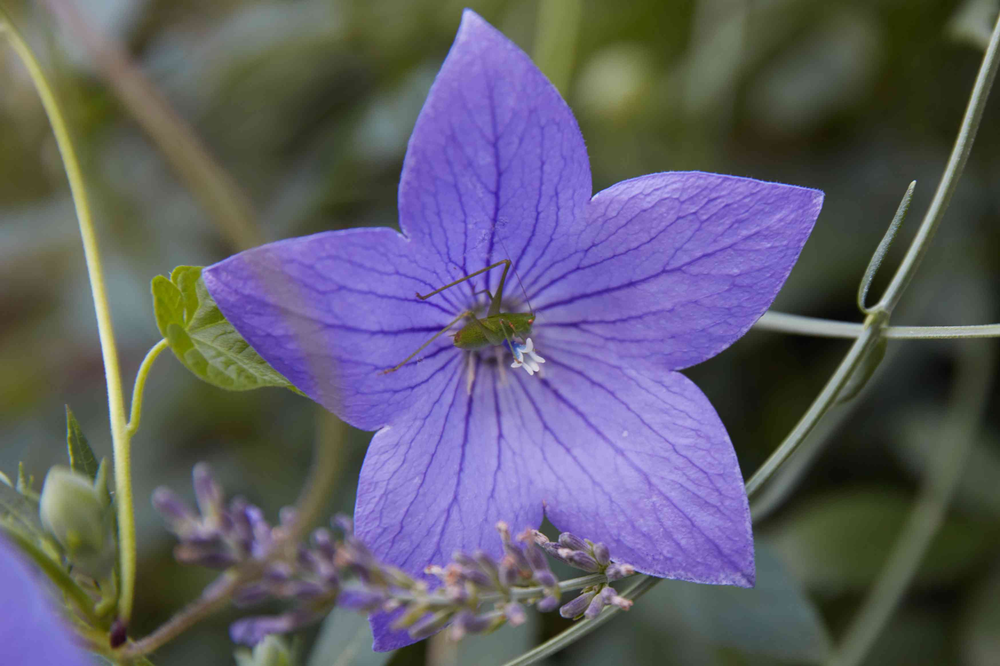
#> input picture plant.png, 1000 x 666 px, shrunk from 3496 x 2330 before the run
$ jupyter execute task.ipynb
#> lines starting #> are read from the running program, lines starting #| are printed output that depends on the picture
[cell 1]
import matplotlib.pyplot as plt
import cv2
import numpy as np

[cell 2]
plant = cv2.imread("plant.png")
#> plant is the input picture: shape (666, 1000, 3); mean B, G, R 105.2, 92.8, 95.2
plt.imshow(cv2.cvtColor(plant,cv2.COLOR_BGR2RGB))
plt.show()

[cell 3]
hist = cv2.calcHist([plant],[0], None, [256], [0,256])
#> hist = 256 values, max 10199 at index 59, min 2 at index 254, mean 2601.6

[cell 4]
intensity_values = np.array([x for x in range(hist.shape[0])])
#> intensity_values = 256 values from 0 to 255

[cell 5]
color = ('blue','green','red')
for i,col in enumerate(color):
    histr = cv2.calcHist([plant],[i],None,[256],[0,256])
    plt.plot(intensity_values,histr,color = col,label=col+" channel")

    plt.xlim([0,256])
plt.legend()
plt.title("Histogram Channels")
plt.show()
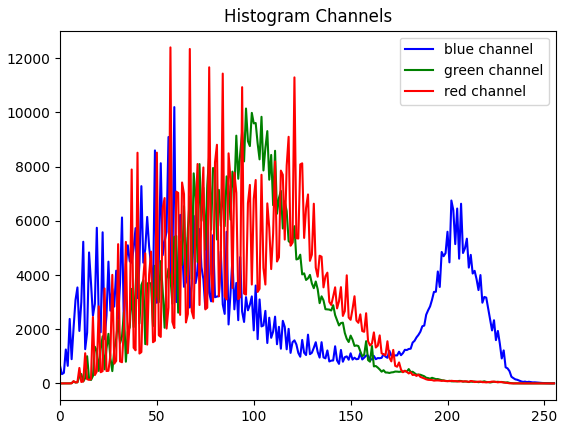
#> figure drawn by matplotlib, 1 panel; curve peaks at x = 59, y = 10199; curve peaks at x = 96, y = 10147; curve peaks at x = 57, y = 12403

[cell 6]
def plot_image(image_1, image_2,title_1="Orignal", title_2="New Image"):
    plt.figure(figsize=(10,10))
    plt.subplot(1, 2, 1)
    plt.imshow(image_1,cmap="gray")
    plt.title(title_1)
    plt.subplot(1, 2, 2)
    plt.imshow(image_2,cmap="gray")
    plt.title(title_2)
    plt.show()

[cell 7]
alpha = 1 # Simple contrast control
beta = -200  # Simple brightness control
new_image = cv2.convertScaleAbs(plant, alpha=alpha, beta=beta)
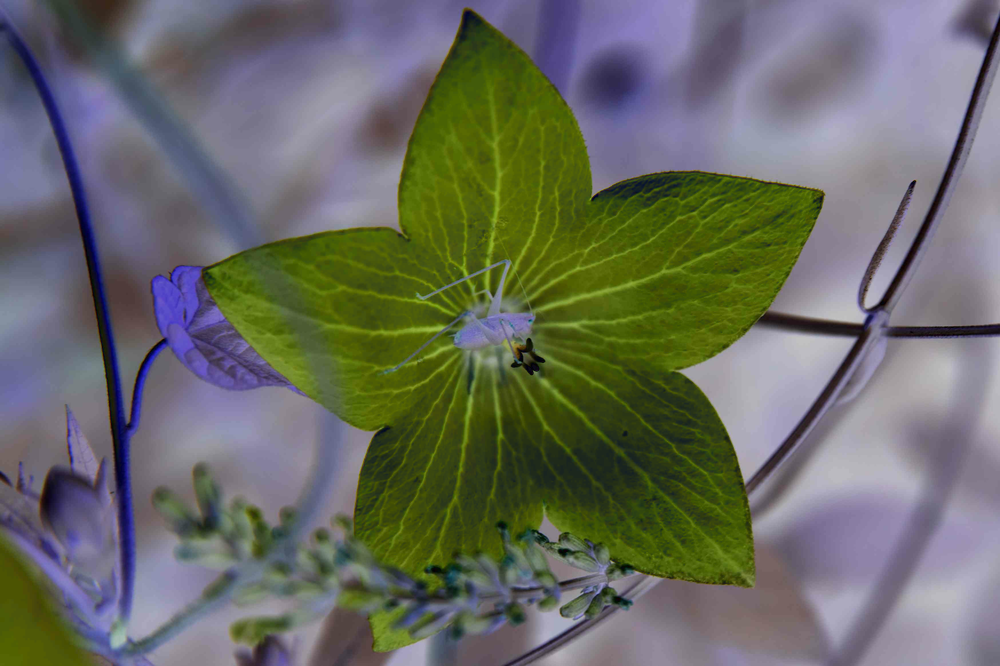
#> new_image: shape (666, 1000, 3); mean B, G, R 98.9, 107.2, 104.8

[cell 8]
plt.imshow(cv2.cvtColor(new_image,cv2.COLOR_BGR2RGB))
plt.show()

[cell 9]
plt.imshow(cv2.cvtColor(new_image,cv2.COLOR_BGR2RGB))
plt.show()
plot_image(plant, new_image, "Orignal", "brightness & contrast control")
#> in plot_image, `plt.show()`:
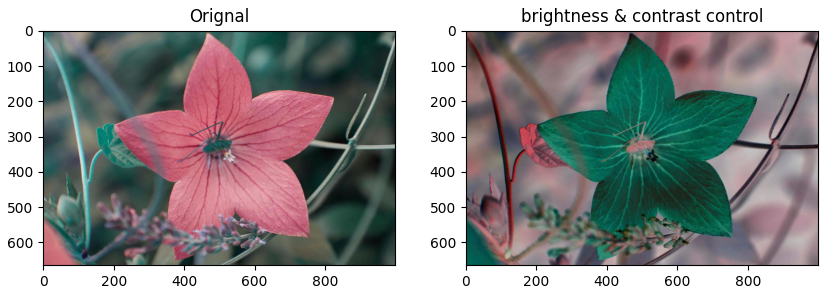
#> figure drawn by matplotlib, 2 panels; B, G, R data is drawn as R, G, B

[cell 10]
color = ('blue','green','red')
for i,col in enumerate(color):
    histr = cv2.calcHist([new_image],[i],None,[256],[0,256])
    plt.plot(intensity_values,histr,color = col,label=col+" channel")

    plt.xlim([0,256])
plt.legend()
plt.title("Histogram Channels")
plt.show()
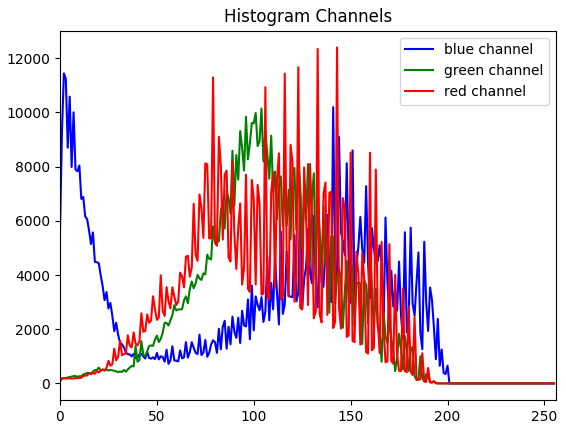
#> figure drawn by matplotlib, 1 panel; curve peaks at x = 2, y = 11446; curve peaks at x = 104, y = 10147; curve peaks at x = 143, y = 12403
